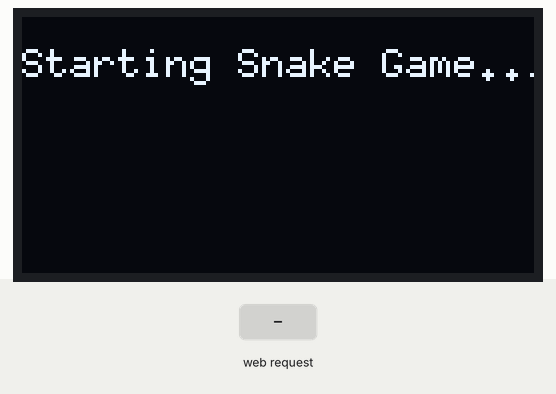
The sketch below on a simulated ESP32. Shown: 128×64 one-colour display. The test bench sets the inputs (shaded band). Random numbers use the default seed unless the sketch sets one; what the sketch prints to the serial monitor is not drawn.

Above: at 0.1 s.
At 5.6 s:
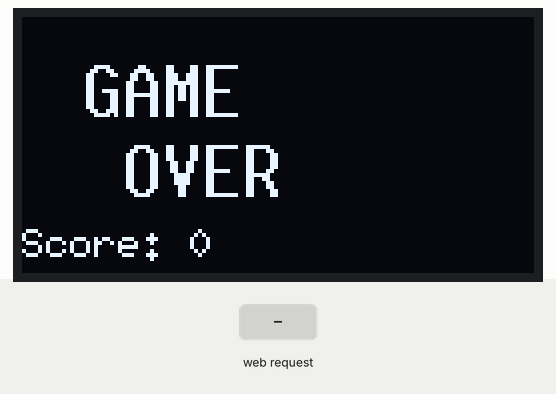
5.7 s: HTTP request GET /reset received
At 5.95 s:
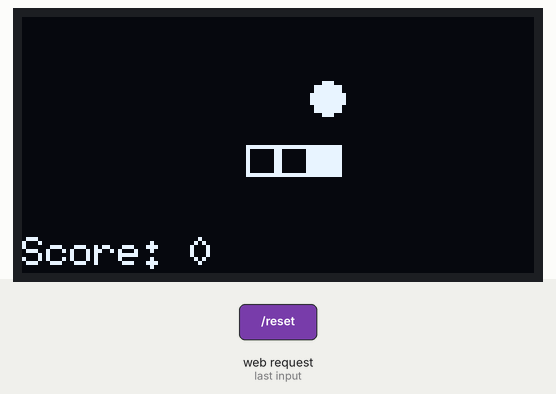
Timing chart, 0 to 8.7 s (numbered marks = the images above; inputs shaded):
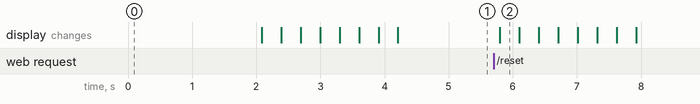

Measured:
- after the input at 5.7 s, the display: changes after 0.10 s (image 2)

The sketch:

esp8266oleddisplay.ino
```cpp
#include <WiFi.h>
#include <WebServer.h>
#include <Wire.h>
#include <U8g2lib.h>

// OLED Display settings
#define SCREEN_WIDTH 128
#define SCREEN_HEIGHT 64
U8G2_SSD1306_128X64_NONAME_F_HW_I2C display(U8G2_R0, /* reset=*/ U8X8_PIN_NONE);

// WiFi settings
const char* ssid = "ESP32_Snake_Game";
const char* password = "snakegame123";

WebServer server(80);

// Game settings
#define GRID_WIDTH 16
#define GRID_HEIGHT 8
#define PIXEL_SIZE 4

// Snake game variables
struct Point {
  int x, y;
};

Point snake[GRID_WIDTH * GRID_HEIGHT];
int snakeLength = 3;
Point food;
int direction = 0; // 0=right, 1=down, 2=left, 3=up
bool gameOver = false;
int score = 0;
unsigned long lastMove = 0;
int gameSpeed = 300; // milliseconds

void setup() {
  Serial.begin(115200);

  // Initialize OLED
  display.begin();
  display.clearBuffer();
  display.setFont(u8g2_font_6x10_tf);
  display.drawStr(0, 15, "Starting Snake Game...");
  display.sendBuffer();
  delay(2000);

  // Setup WiFi hotspot
  WiFi.softAP(ssid, password);
  IPAddress IP = WiFi.softAPIP();
  Serial.print("AP IP address: ");
  Serial.println(IP);

  // Initialize game
  initGame();

  // Setup web server routes
  server.on("/", handleRoot);
  server.on("/move", handleMove);
  server.on("/reset", handleReset);
  server.begin();

  Serial.println("HTTP server started");
  Serial.println("Connect to WiFi: ESP32_Snake_Game");
  Serial.println("Password: snakegame123");
  Serial.println("Then go to: 192.168.4.1");
}

void loop() {
  server.handleClient();

  if (!gameOver && millis() - lastMove > gameSpeed) {
    moveSnake();
    lastMove = millis();
  }

  drawGame();
  delay(50);
}

void initGame() {
  // Initialize snake in center
  snake[0] = {GRID_WIDTH/2, GRID_HEIGHT/2};
  snake[1] = {GRID_WIDTH/2-1, GRID_HEIGHT/2};
  snake[2] = {GRID_WIDTH/2-2, GRID_HEIGHT/2};
  snakeLength = 3;
  direction = 0;
  gameOver = false;
  score = 0;
  generateFood();
}

void generateFood() {
  bool validPosition = false;
  while (!validPosition) {
    food.x = random(0, GRID_WIDTH);
    food.y = random(0, GRID_HEIGHT);
    validPosition = true;

    // Check if food spawns on snake
    for (int i = 0; i < snakeLength; i++) {
      if (snake[i].x == food.x && snake[i].y == food.y) {
        validPosition = false;
        break;
      }
    }
  }
}

void moveSnake() {
  if (gameOver) return;

  Point newHead = snake[0];

  // Move head based on direction
  switch (direction) {
    case 0: newHead.x++; break; // right
    case 1: newHead.y++; break; // down
    case 2: newHead.x--; break; // left
    case 3: newHead.y--; break; // up
  }

  // Check wall collision
  if (newHead.x < 0 || newHead.x >= GRID_WIDTH ||
      newHead.y < 0 || newHead.y >= GRID_HEIGHT) {
    gameOver = true;
    return;
  }

  // Check self collision
  for (int i = 0; i < snakeLength; i++) {
    if (snake[i].x == newHead.x && snake[i].y == newHead.y) {
      gameOver = true;
      return;
    }
  }

  // Move snake body
  for (int i = snakeLength - 1; i > 0; i--) {
    snake[i] = snake[i-1];
  }
  snake[0] = newHead;

  // Check food collision
  if (newHead.x == food.x && newHead.y == food.y) {
    snakeLength++;
    score += 10;
    generateFood();

    // Increase speed slightly
    if (gameSpeed > 100) {
      gameSpeed -= 5;
    }
  }
}

void drawGame() {
  display.clearBuffer();

  if (gameOver) {
    display.setFont(u8g2_font_10x20_tf);
    display.drawStr(15, 25, "GAME");
    display.drawStr(25, 45, "OVER");
    display.setFont(u8g2_font_6x10_tf);
    display.drawStr(0, 60, ("Score: " + String(score)).c_str());
  } else {
    // Draw snake
    for (int i = 0; i < snakeLength; i++) {
      int x = snake[i].x * PIXEL_SIZE * 2;
      int y = snake[i].y * PIXEL_SIZE * 2;
      if (i == 0) {
        // Draw head as filled box
        display.drawBox(x, y, PIXEL_SIZE * 2, PIXEL_SIZE * 2);
      } else {
        // Draw body as outline
        display.drawFrame(x, y, PIXEL_SIZE * 2, PIXEL_SIZE * 2);
      }
    }

    // Draw food as filled circle
    int fx = food.x * PIXEL_SIZE * 2 + PIXEL_SIZE;
    int fy = food.y * PIXEL_SIZE * 2 + PIXEL_SIZE;
    display.drawDisc(fx, fy, PIXEL_SIZE, U8G2_DRAW_ALL);

    // Draw score
    display.setFont(u8g2_font_6x10_tf);
    display.drawStr(0, 62, ("Score: " + String(score)).c_str());
  }

  display.sendBuffer();
}

void handleRoot() {
  String html = R"rawliteral(
<!DOCTYPE html>
<html>
<head>
    <title>ESP32 Snake Game</title>
    <meta name="viewport" content="width=device-width, initial-scale=1">
    <style>
        body {
            font-family: Arial;
            text-align: center;
            background: #2c3e50;
            color: white;
            margin: 0;
            padding: 20px;
        }
        .container {
            max-width: 400px;
            margin: 0 auto;
        }
        h1 {
            color: #3498db;
            margin-bottom: 30px;
        }
        .controls {
            display: grid;
            grid-template-columns: 1fr 1fr 1fr;
            grid-template-rows: 1fr 1fr 1fr;
            gap: 10px;
            max-width: 200px;
            margin: 20px auto;
        }
        button {
            background: #3498db;
            color: white;
            border: none;
            padding: 20px;
            font-size: 20px;
            border-radius: 10px;
            cursor: pointer;
            transition: background 0.3s;
        }
        button:hover {
            background: #2980b9;
        }
        button:active {
            background: #1f6390;
        }
        .up { grid-column: 2; grid-row: 1; }
        .left { grid-column: 1; grid-row: 2; }
        .right { grid-column: 3; grid-row: 2; }
        .down { grid-column: 2; grid-row: 3; }
        .reset {
            background: #e74c3c;
            margin-top: 20px;
            padding: 15px 30px;
            font-size: 16px;
        }
        .reset:hover {
            background: #c0392b;
        }
        .info {
            margin-top: 30px;
            padding: 15px;
            background: #34495e;
            border-radius: 10px;
            font-size: 14px;
        }
    </style>
</head>
<body>
    <div class="container">
        <h1>🐍 Snake Game Controller</h1>
        <p>Use the buttons below to control the snake on the OLED display!</p>

        <div class="controls">
            <button class="up" onclick="move('up')">↑</button>
            <button class="left" onclick="move('left')">←</button>
            <button class="right" onclick="move('right')">→</button>
            <button class="down" onclick="move('down')">↓</button>
        </div>

        <button class="reset" onclick="resetGame()">🔄 Reset Game</button>

        <div class="info">
            <p><strong>How to Play:</strong></p>
            <p>• Use arrow buttons to change snake direction<br>
            • Eat the food circles to grow and score points<br>
            • Don't hit walls or yourself!<br>
            • Game speeds up as you score more points</p>
        </div>
    </div>

    <script>
        function move(dir) {
            fetch('/move?dir=' + dir)
                .then(response => response.text())
                .then(data => console.log(data))
                .catch(error => console.error('Error:', error));
        }

        function resetGame() {
            fetch('/reset')
                .then(response => response.text())
                .then(data => {
                    console.log(data);
                    alert('Game Reset!');
                })
                .catch(error => console.error('Error:', error));
        }

        // Keyboard controls
        document.addEventListener('keydown', function(event) {
            switch(event.key) {
                case 'ArrowUp':
                    event.preventDefault();
                    move('up');
                    break;
                case 'ArrowDown':
                    event.preventDefault();
                    move('down');
                    break;
                case 'ArrowLeft':
                    event.preventDefault();
                    move('left');
                    break;
                case 'ArrowRight':
                    event.preventDefault();
                    move('right');
                    break;
                case ' ':
                    event.preventDefault();
                    resetGame();
                    break;
            }
        });
    </script>
</body>
</html>
)rawliteral";

  server.send(200, "text/html", html);
}

void handleMove() {
  String dir = server.arg("dir");
  int newDirection = direction;

  if (dir == "up" && direction != 1) newDirection = 3;
  else if (dir == "down" && direction != 3) newDirection = 1;
  else if (dir == "left" && direction != 0) newDirection = 2;
  else if (dir == "right" && direction != 2) newDirection = 0;

  direction = newDirection;
  server.send(200, "text/plain", "Direction changed to: " + dir);
}

void handleReset() {
  initGame();
  server.send(200, "text/plain", "Game reset!");
}
```
